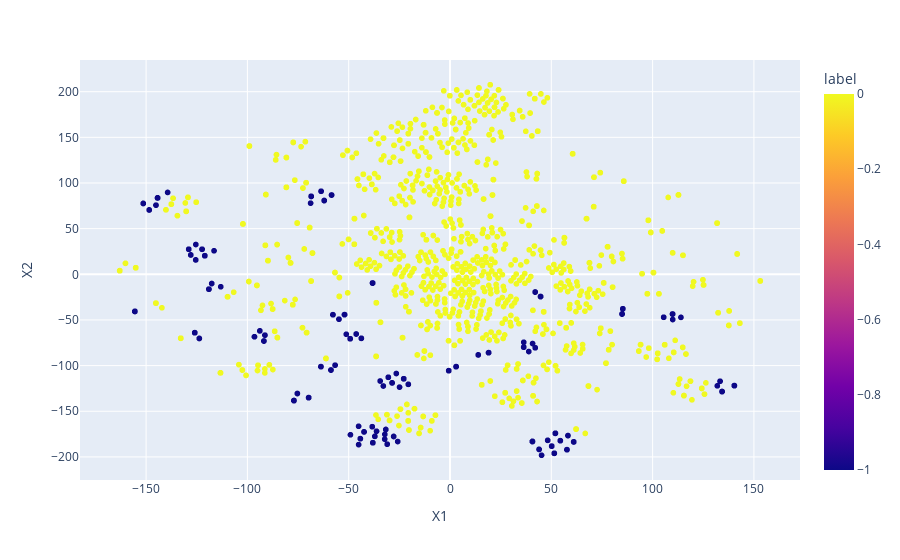

The cell this chart's notebook holds for it:
### Code cell
import pandas as pd
import numpy as np
import platform
from sklearn.cluster import DBSCAN
from sklearn.manifold import TSNE
import plotly.express as px

# Load data
if platform.system() == 'Windows':
    path = '.\data\stock_port.csv'
else:
    path = './data/stock_port.csv'
df = load_data(path)

# Convert df to sparse matrix
sp_matrix, row_ind_dict, col_ind_dict = convert_data_sparse_matrix(df)

# Basic Info
print('Dimension of sparse_matrix is ', sp_matrix.shape)
row_dim = sp_matrix.shape[0]
col_dim = sp_matrix.shape[1]

# Calculate shareholding % by stock_code
sp_matrix_stock = sp_matrix / np.sum(sp_matrix, axis = 1).reshape(row_dim, -1)

# Calculate shareholding % by shareholder
# sp_matrix_shareholder = sp_matrix / np.sum(sp_matrix, axis = 1).reshape(row_dim, -1)
sp_matrix_shareholder = sp_matrix / np.sum(sp_matrix, axis = 0).reshape(-1, col_dim)

# Element-wise multiply two matrix
sp_matrix_stock_shareholder = sp_matrix_stock * sp_matrix_shareholder

# Apply DBSCAN

# Apply DBSCAN
clustering = DBSCAN(eps=0.5, min_samples=1000).fit(sp_matrix_stock)
clustering.labels_

# Visualize the result
X_embedded = TSNE(n_components = 2, perplexity = 100, learning_rate = 200).fit_transform(sp_matrix_stock)
df_tsne = pd.DataFrame(X_embedded, columns = ['X1', 'X2'])
df_tsne['stock_code'] = df_tsne.reset_index()['index'].apply(lambda x: {j:i for i,j in row_ind_dict.items()}[x])
df_tsne['label'] = clustering.labels_

fig = px.scatter(df_tsne,'X1','X2', hover_name = 'stock_code', color = 'label')
fig.show()

# Predictive Algorithm
def cluster_predict(label, min_pts = 'auto'):
    """
        Input: an array of clsutered label for each instance
        return: an array of anomal label for each instance
    """
    try:
        # Get Unqiue label and its counts
        (unique, counts) = np.unique(label, return_counts = True)
        print('Unique Labels: ', unique)
        print('Count of Unique Labels', counts)
    
        # Define minimum points that it should have in a cluster, if auto, it will take the min count
        if min_pts == 'auto':
            min_pts = min(counts)
            print('Minimum points of a cluster among the clusters: ', min_pts)
        else:
            min_pts = int(min_pts)

        # Prepare label_dict for mapping
        label_dict = {label: 0 if count > min_pts else 1 for label, count in zip(unique, counts)}

        # Map label_dict to label
        return np.array([label_dict[i] for i in label])
    except Exception as e:
        print(e)
        return None

cluster_predict(clustering.labels_)

# youtube:
# https://www.youtube.com/watch?v=h53WMIImUuc

# Publish paper:
# Original Paper
# https://www.aaai.org/Papers/KDD/1996/KDD96-037.pdf

### Figure 1 — Plotly figure (JSON) as saved in the notebook; plotly's stock layout.template omitted (floating-point values rounded to 4 significant figures; data arrays with more than 128 entries replaced by an {"elided": "..."} marker saying what was removed)
{"data": [{"hovertemplate": "<b>%{hovertext}</b><br><br>X1=%{x}<br>X2=%{y}<br>label=%{marker.color}<extra></extra>", "hovertext": {"elided": "2020 str values"}, "legendgroup": "", "marker": {"color": {"elided": "2020 int values"}, "coloraxis": "coloraxis", "symbol": "circle"}, "mode": "markers", "name": "", "showlegend": false, "type": "scattergl", "x": {"elided": "2020 float values"}, "xaxis": "x", "y": {"elided": "2020 float values"}, "yaxis": "y"}], "layout": {"coloraxis": {"colorbar": {"title": {"text": "label"}}, "colorscale": [[0, "#0d0887"], [0.1111, "#46039f"], [0.2222, "#7201a8"], [0.3333, "#9c179e"], [0.4444, "#bd3786"], [0.5556, "#d8576b"], [0.6667, "#ed7953"], [0.7778, "#fb9f3a"], [0.8889, "#fdca26"], [1, "#f0f921"]]}, "legend": {"tracegroupgap": 0}, "margin": {"t": 60}, "xaxis": {"anchor": "y", "domain": [0, 1], "title": {"text": "X1"}}, "yaxis": {"anchor": "x", "domain": [0, 1], "title": {"text": "X2"}}}}
